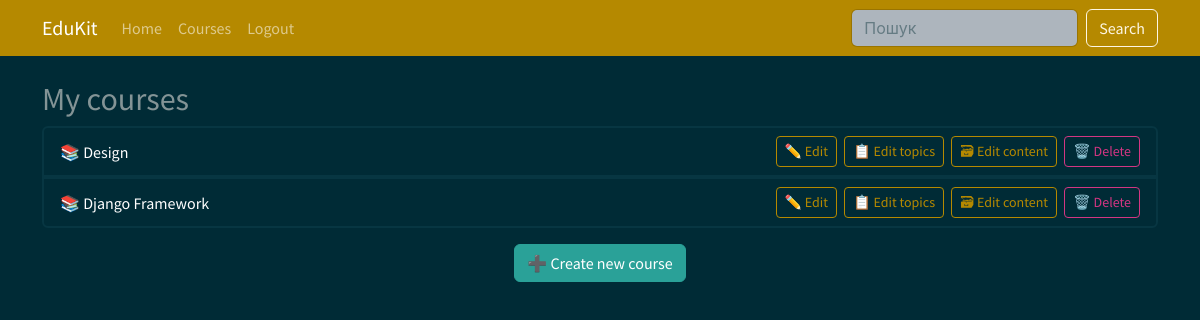
The app's page /course/my_courses/ (signed in) with its own data.
### courses/models.py (models this page shows, shortened)
class Course(models.Model):
    owner = models.ForeignKey(User, related_name="courses_created", on_delete=models.CASCADE, verbose_name="Teacher")
    subject = models.ForeignKey(Subject, related_name="courses", on_delete=models.CASCADE, verbose_name="Subject")
    title = models.CharField(max_length=500, verbose_name="Title")
    slug = models.SlugField(max_length=500, unique=True, verbose_name="Slug")
    overview = models.TextField(verbose_name="Description")
    created = models.DateTimeField(auto_now_add=True)
    class Meta:
        verbose_name = "Course"
        verbose_name_plural = "Courses"
        ordering = ["-created"]

### courses/views.py (the view)
# urls.py: path("my_courses/", views.ManageCourseListView.as_view(), name="manage_course_list"),
class ManageCourseListView(OwnerCourseMixin,ListView):
    permission_required = "courses.view_course"
    template_name = "courses/manage/course/list.html"

### courses/mixins.py (called while the page is built)
    def get_queryset(self):
        qs = super().get_queryset()
        return qs.filter(owner=self.request.user)

### courses/templates/courses/manage/course/list.html (shortened to what this page needs)
{% extends "base.html" %}
{% block content %}
  <h2>My courses</h2>
  <div class="row">
    <div class="col">
      <ul class="list-group mb-3">
        {% for course in object_list %}
          <li class="list-group-item border-2 d-flex justify-content-between align-items-center">
            <span>📚 {{ course.title }}</span>
            <span>
              <a href="{% url 'course_edit' course.id %}" class="btn btn-sm btn-outline-primary me-1">✏️ Edit</a>
              <a href="{% url 'course_module_update' course.id %}" class="btn btn-sm btn-outline-primary me-1">📋 Edit topics</a>
              {% if course.modules.count > 0 %}
                <a href="{% url "module_content_list" course.modules.first.id %}" class="btn btn-sm btn-outline-primary me-1">🗃 Edit content</a>
              {% endif %}
              <a href="{% url 'course_delete' course.id %}" class="btn btn-sm btn-outline-danger">🗑️ Delete</a>
            </span>
          </li>
        {% empty %}
          <li class="list-group-item border-2 text-center text-muted">No courses</li>
        {% endfor %}
      </ul>
      <div class="text-center">
        <a href="{% url 'course_create' %}" class="btn btn-success">➕ Create new course</a>
      </div>
    </div>
  </div>
{% endblock content %}

### records on screen
Course: title "Design", shows "🗃 Edit content"
Course: title "Django Framework", shows "🗃 Edit content"
